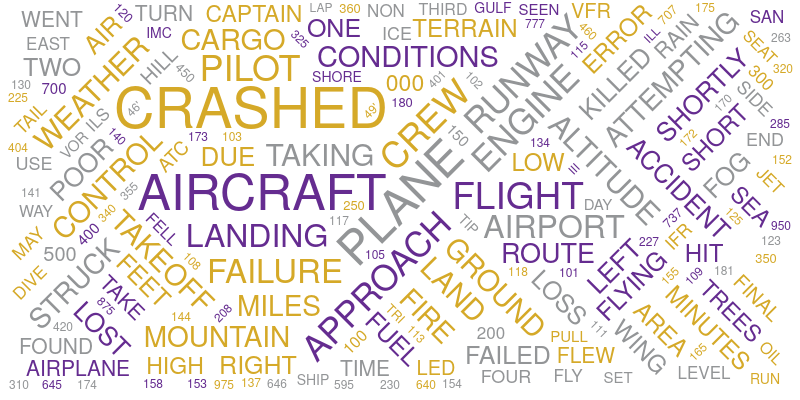

Express this chart as Vega-Lite.
### Vega specification from a JSON file in a GitHub repository (floating-point values rounded to 4 significant figures; data arrays with more than 128 entries replaced by an {"elided": "..."} marker saying what was removed)
{"$schema": "https://vega.github.io/schema/vega/v5.json", "description": "A word cloud visualization depicting details of Crashes", "width": 800, "height": 400, "padding": 0, "data": [{"name": "table", "values": {"elided": "4964 str values"}, "transform": [{"type": "countpattern", "field": "data", "case": "upper", "pattern": "[\\w']{3,}", "stopwords": "(i|me|my|myself|we|us|our|ours|ourselves|you|your|yours|yourself|yourselves|he|him|his|himself|she|her|hers|herself|it|its|itself|they|them|their|theirs|themselves|what|which|who|whom|whose|this|that|these|those|am|is|are|was|were|be|been|being|have|has|had|having|do|does|did|doing|will|would|should|can|could|ought|i'm|you're|he's|she's|it's|we're|they're|i've|you've|we've|they've|i'd|you'd|he'd|she'd|we'd|they'd|i'll|you'll|he'll|she'll|we'll|they'll|isn't|aren't|wasn't|weren't|hasn't|haven't|hadn't|doesn't|don't|didn't|won't|wouldn't|shan't|shouldn't|can't|cannot|couldn't|mustn't|let's|that's|who's|what's|here's|there's|when's|where's|why's|how's|a|an|the|and|but|if|or|because|as|until|while|of|at|by|for|with|about|against|between|into|through|during|before|after|above|below|to|from|up|upon|down|in|out|on|off|over|under|again|further|then|once|here|there|when|where|why|how|all|any|both|each|few|more|most|other|some|such|no|nor|not|only|own|same|so|than|too|very|say|says|said|shall)"}, {"type": "formula", "as": "angle", "expr": "[-45, 0, 45][~~(random() * 3)]"}, {"type": "formula", "as": "weight", "expr": "if(datum.text=='VEGA', 700, 350)"}]}], "scales": [{"name": "color", "type": "ordinal", "domain": {"data": "table", "field": "text"}, "range": ["#d5a928", "#652c90", "#939597"]}], "marks": [{"type": "text", "from": {"data": "table"}, "encode": {"enter": {"text": {"field": "text"}, "align": {"value": "center"}, "baseline": {"value": "alphabetic"}, "fill": {"scale": "color", "field": "text"}}, "update": {"fillOpacity": {"value": 1}}, "hover": {"fillOpacity": {"value": 0.5}}}, "transform": [{"type": "wordcloud", "size": [800, 400], "text": {"field": "text"}, "rotate": {"field": "datum.angle"}, "font": "Helvetica Neue, Arial", "fontSize": {"field": "datum.count"}, "fontWeight": {"field": "datum.weight"}, "fontSizeRange": [12, 56], "padding": 2}]}]}
